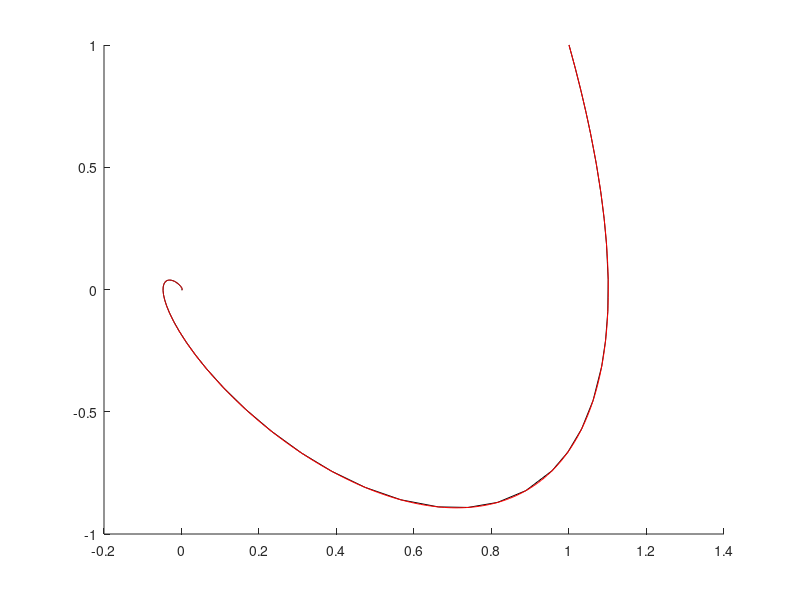

Reproduce this figure in MATLAB.
% Continuous Model
A = [0 1; 0 0];
B = [0;1];
Q = [1 0; 0 0];
R = 0.1;
x0 = [1;1];
horizon = 10;
[K, P] = lqr(A, B, Q, R);
dyn = @(t,x) (A-B*K)*x;
[t, x] = ode45(dyn, [0,10],x0);
figure;hold on;
plot(x(:,1), x(:,2),'k')
%%
% Discrete Model
T = 0.01; N = horizon/T;
Ad = [1 T; 0 1];
Bd = [T^2/2; T];

[Kd, Pd] = dlqr(Ad, Bd, Q, R);
xd = zeros(2, N+1);
xd(:,1) = x0;
for k = 2:N
    xd(:,k) = (Ad - Bd*Kd)*xd(:,k-1);
end
hold on
plot(xd(1,:), xd(2,:),'r')